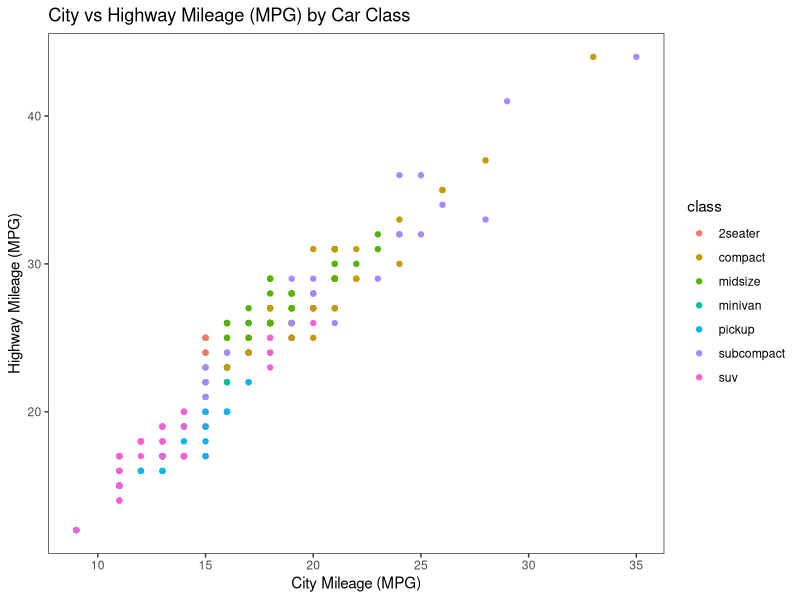
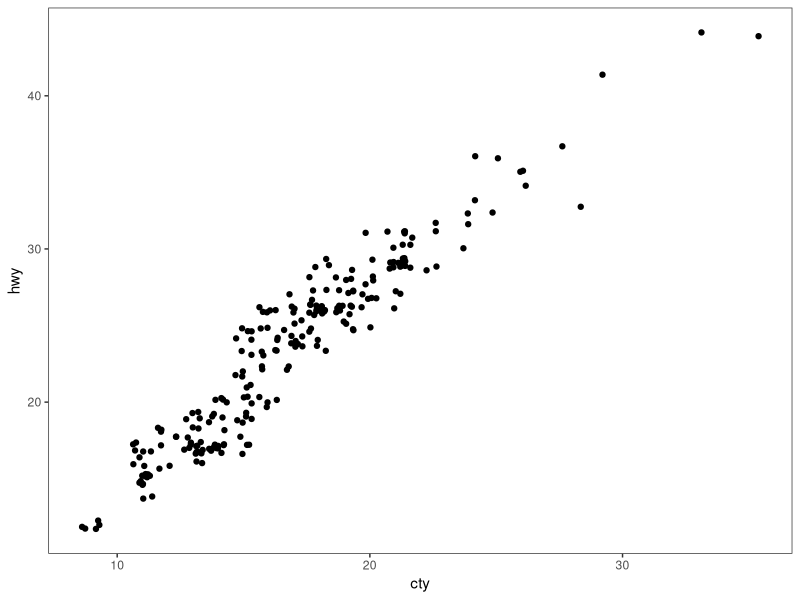
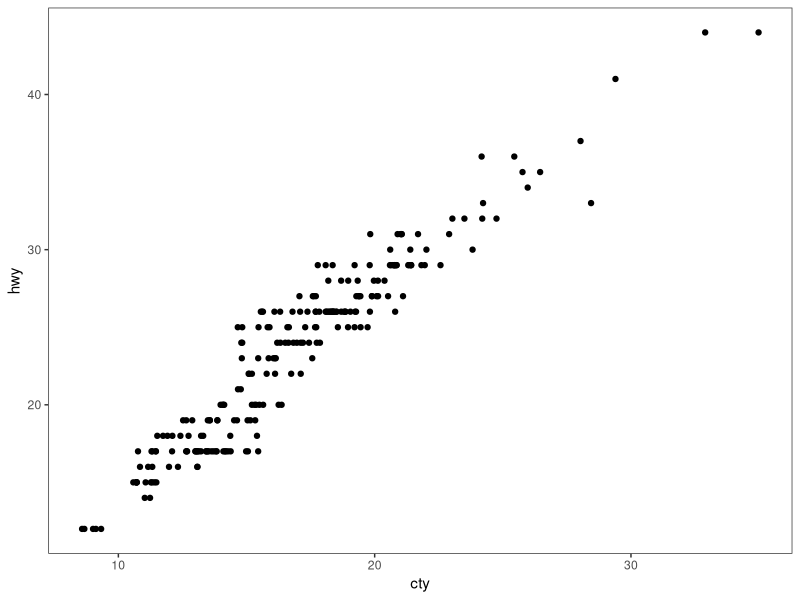
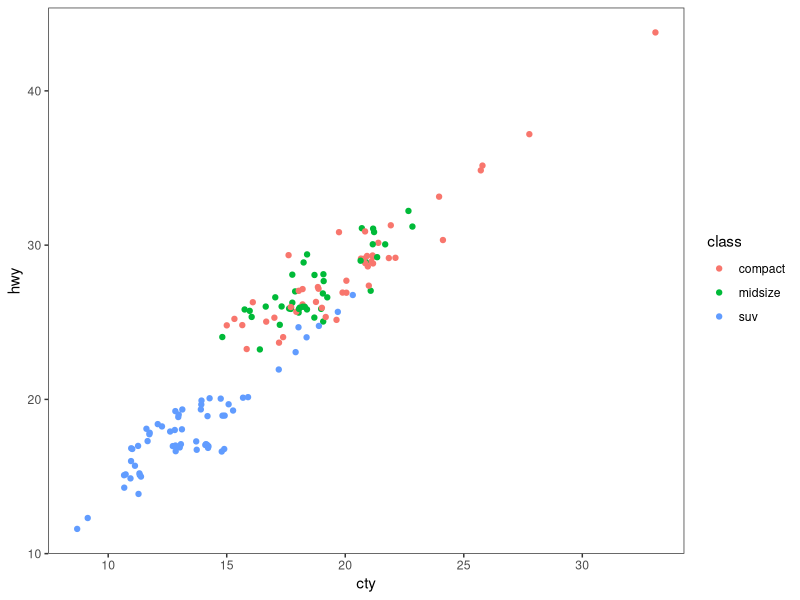
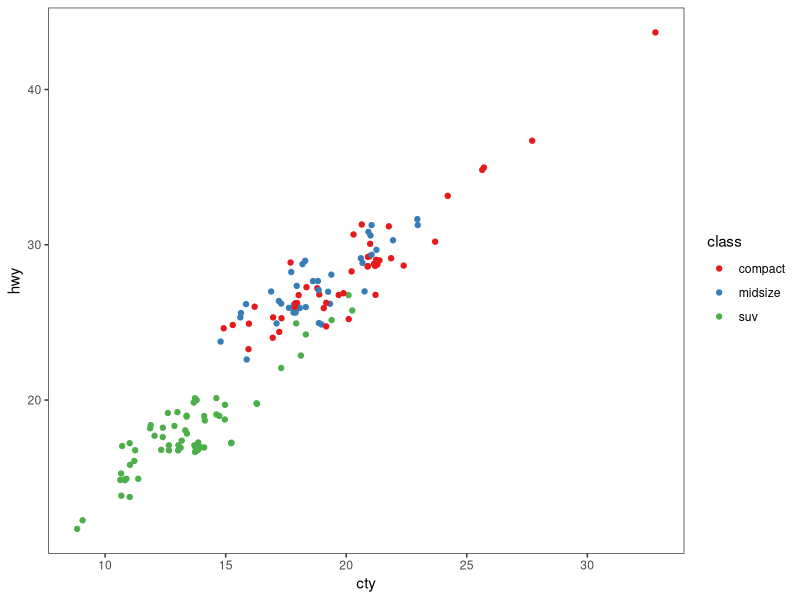
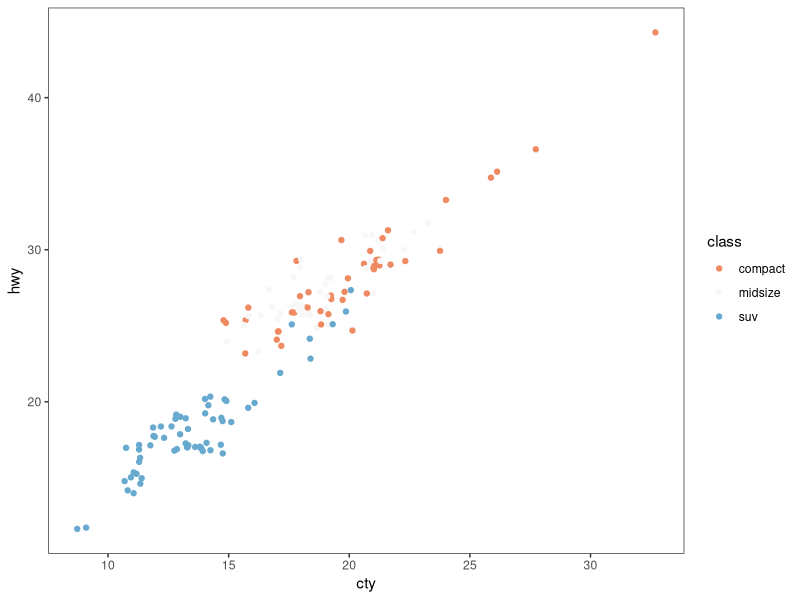
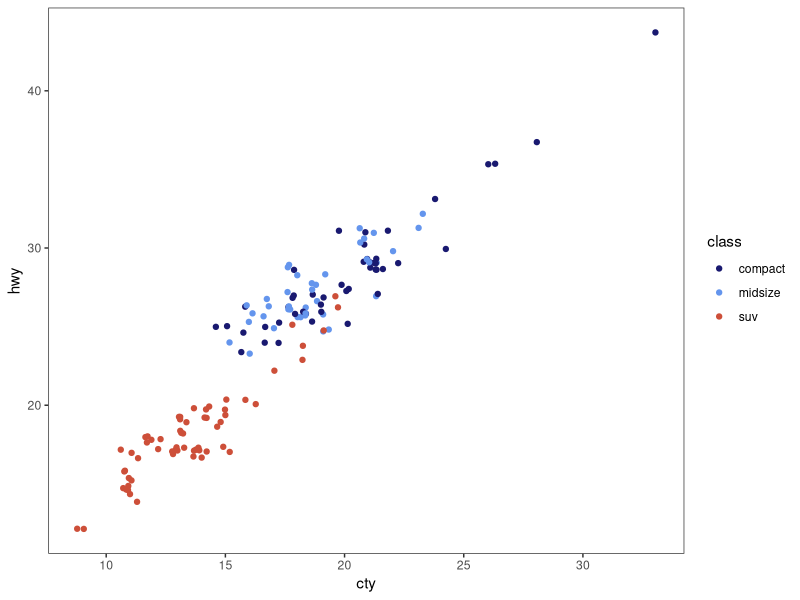
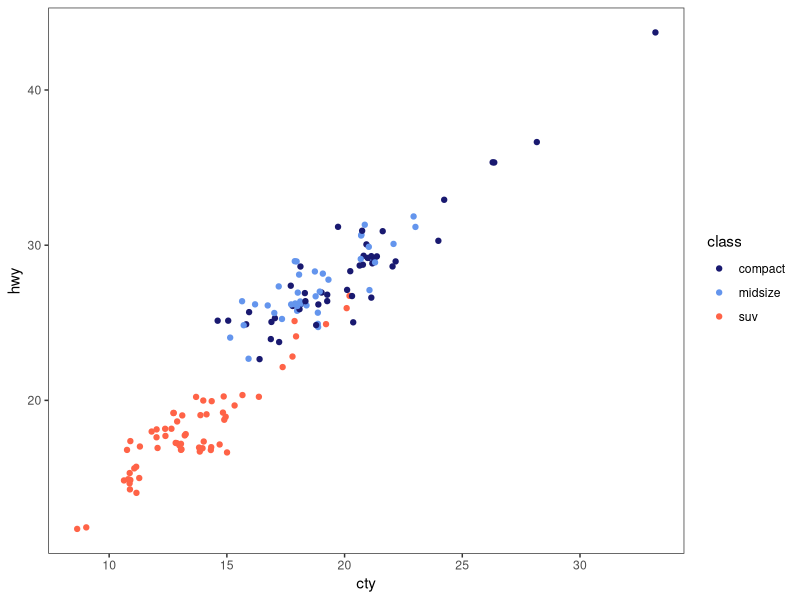

These figures' R source, in order: (Note: this script raises an error after producing the figures.)
# ---------------------------------------------------------- #
#### MODULE 3: Plot even more data!                       ####               
# ---------------------------------------------------------- #

## OBJECTIVE:
# 1. To develop a "grammar of graphics".
# 2. To become comfortable using ggplot2 for exploratory data visualization.


# ---------------------------------------------------------- #
#### SET UP:                                              ####
# ---------------------------------------------------------- #
# REMINDER: In RStudio, open the Rproject for our course (UNCG_DataWrangling), 
# pull any changes from GitHub, and navigate to the branch you created for 
# yourself (just a single branch for the whole semester) in RStudio's Git tab.
# Open this week's assignment in this new branch to complete and submit on GitHub.
# Ideally, you'll commit your answers a bit at a time as you work through
# this assignment, rather than committing all at once at the end.

# Reminder of some helpful resources for graphing in R:
# ggplot Cookbook: http://www.cookbook-r.com/Graphs/
# Official ggplot2 Book: https://ggplot2-book.org/
# Themes in ggplot2: https://ggplot2-book.org/polishing.html#themes

# In ggplot2, aesthetic means “something you can see”. Each aesthetic is a
# mapping between a visual cue and a variable.
# Examples include:
# position (i.e., on the x and y axes)
# color (“outside” color)
# fill (“inside” color)
# shape (of points)
# line type
# size

# Each type of geometric object (geom) accepts only a subset of all aesthetics.
# Refer to the geom help pages to see what mappings each geom accepts. Aesthetic
# mappings are set with the aes() function.

# TASK: We will be using the ggplot2 package for graphing. Fortunately, ggplot2 
# is nested within the tidyverse package (along with many others).
# Start by writing code to load the tidyverse library.
# HINT: see the end of assignment #1 if you forgot how to load a package.


library(tidyverse)

# TASK: Write code below to set your theme to black and white and both your major
# AND minor gridlines to element_blank for all plots you'll be making today.
# HINT: Check back to last week's assignment section 1.9 for setting themes for
# all plots.

theme_set(theme_bw() + theme(panel.grid.major = element_blank(),
                             panel.grid.minor = element_blank()))

# ---------------------------------------------------------- #
#### 1.0 CORRELATION                                      ####
# ---------------------------------------------------------- #

# We learned how to make correlations last week, but it never hurts to get
# more practice! Let's start by using a data set built into ggplot2.
# The mpg dataset looks at the gas efficiency of different cars. Run the following
# code to load the data:
data(mpg, package = "ggplot2")

# TASK: Create a scatterplot (i.e., a dot plot) to relate city and highway mileage.
# Color the points by the class of car (class column) and label the x and y axis 
# to be more informative (City Mileage (MPG) vs Highway Mileage (MPG)).
# HINT: Refer back to last week's assignment or the ggplot help resources if you 
# forget how to make a scatterplot.

ggplot(mpg, aes(x = cty, y = hwy, color = class)) + 
  geom_point() +
  labs(x = "City Mileage (MPG)", y = "Highway Mileage (MPG)", title = "City vs Highway Mileage (MPG) by Car Class")

# Looks alright, but the graph may be hiding some information...
# QUESTION: How many data points are in the mpg dataframe?
##ANSWER: There are 234 data points in the mog dataframe.

# QUESTION: Approximately how many dots are in the graph you just made? How does
# that compare to the number of observations in the dataframe?
##ANSWER: There are 78 dots in the graph, this is less than the 234 observations in the dataset. 

# Try another correlation-focused geom that addresses this problem by running
# the following code:
ggplot(data=mpg, aes(x=cty, y=hwy)) + 
  geom_jitter()


# QUESTION: What happened when you created the plot with geom_jitter?
##ANSWER: It changes to a similar scatterplot, but without graphing cars by class and color and with all of the datapoints included. 

# QUESTION: Run the code to create a plot using geom_jitter a second time. Then run it
# again and again. What happens each time? Why is this happening?
##ANSWER: Each time i run the code, the datapoints shift slightly. This is because geom_jitter shifts individual points slightly so that all individual points are visible even those that have the same value. 

# TASK: The default in geom_jitter is to jitter (or slightly move) the points away
# from each other in both the x and y directions. Check the help file for geom_jitter
# and write code below to make a graph where you jitter points in only the x-dimension
# by 0.5.

ggplot(data=mpg, aes(x=cty, y=hwy)) + 
  geom_jitter(width = 0.5, height = 0)


# ---------------------------------------------------------- #
#### 1.1 DETOUR! COLORS, COLORS, COLORS                   ####
# ---------------------------------------------------------- #

# Our world is so colorful, and our graphs can be too! But we want to be mindful
# of our color choices to not only be beautiful, but also informative and accessible.

# TASK: Create a new dataframe that filters our mpg data down to only information
# for car classes compact, midsize, and suv using an %in% statement. Name your 
# new dataframe mpgSubset.
# HINT: Refer back to the Transform assignment if you want help with %in% (or 
# try googling!)

mpgSubset <- mpg %>% filter(class %in% c("compact", "midsize", "suv"))

# ggplot has lots of nice (and some not so nice) built-in color palettes that we 
# can use to fill our bars with color. Try running the following code:
ggplot(data=mpgSubset, aes(x=cty, y=hwy, color=class)) +
  geom_jitter()

# The code above supplies us with ggplot's default color palette, which I find not
# so pleasing. Let's try to change this!

# We can add a statement specifying the scale of colors we would prefer. One way
# to do this is to use other pre-set palettes from ggplot. Run the code below to 
# ask ggplot to use the color brewer's palette called Set 1.
ggplot(data=mpgSubset, aes(x=cty, y=hwy, color=class)) +
  geom_jitter() +
  scale_color_brewer(palette="Set1")

# Alternatively, we could use the "RdBu" palette:
ggplot(data=mpgSubset, aes(x=cty, y=hwy, color=class)) +
  geom_jitter() +
  scale_color_brewer(palette="RdBu")

# QUESTION: Investigate the color brewer's range of palettes at this website: 
# https://r-graph-gallery.com/38-rcolorbrewers-palettes.html
# What do you notice about the colors chosen from each of the palettes that we
# used above? (i.e., does it use the first three colors in the palette? The last
# three? Some other combination?)
##ANSWER: For the "Set1" color palette, it uses the first 3 colors. For the "RdBu" color palette, it uses a combination of colors in the "middle" of the palette, one on the red side (light orange), one white, and one on the blue side (light blue).

# We could also pick out EXACTLY which colors we want for our figure. 
# There are 4 main ways to specify colors in R:
### by name
### by number
### by Hex code
### with the rgb() function

# By Name: R allows you to call more than 600 colors by name! Run the following
# code to see a list:
colors()

# We can put in the colors we chose for each variable by adding the 
# scale_color_manual() function to our plot. Try it out by running the following
# code:
ggplot(data=mpgSubset, aes(x=cty, y=hwy, color=class)) +
  geom_jitter() +
  scale_color_manual(values=c('midnightblue', 'cornflowerblue', 'tomato3'))


# You can also chose colors by number, which are assigned in R.

# TASK: Copy and paste the code to make our scatterplot and replace the color names
# with three numbers of your choice (between 1 and 657). How does your new figure look?
# HINT: remember to remove the quotation marks when calling numbers.


# QUESTION: How do you think you could figure out which color name belongs to
# each color number?
# HINT: Try creating a dataframe from color() by passing it into the
# as.data.frame() function.


# You can also chose colors by Hex code. A Hex color code is a 6-symbol code made
# of up to three 2-symbol elements (6 symbols in length all together). Each of 
# the 2-symbol elements represents a color value in the Red-Green-Blue (RGB) color
# scale from 0 to 255. Hex codes are written with a # in front of them. Let's try
# out calling our colors using hex code.
ggplot(data=mpgSubset, aes(x=cty, y=hwy, color=class)) +
  geom_jitter() +
  scale_color_manual(values=c('#191970', '#6495ED', '#FF6347'))

# There are two great things about hex codes. First, you can call ANY color you 
# want with a hex code. That is, you're not limited to the 657 colors that are
# in ggplot. By specifying the color by hex code, you can pick literally anything!

# TASK: Google the search term "color picker". This should bring up google's color
# picker (in addition to a billion other color picking websites). Use this color
# picker to generate the hex codes for three new colors of your choice. Then copy
# and paste the above code, replacing the hex codes with your color choices.
ggplot(data=mpgSubset, aes(x=cty, y=hwy, color=class)) +
  geom_jitter() +
  scale_color_manual(values=c('#f274ab', '#c4a2f5', '#a2c0f5'))

# The second great thing about hex codes is that you can control the transparency
# of your colors. Transparency is set in a hex code by adding two extra symbols
# to the end, which together make up the "alpha" element. Adding 00 to the end 
# of your hex code will make your color completely transparent, while adding FF 
# to the end will make it completely opaque. Any number/letters in-between will 
# result in partial transparency. You can find a complete list of transparencies
# between 0-100% here: https://gist.github.com/lopspower/03fb1cc0ac9f32ef38f4

# TASK: Try out transparency by copying and pasting your graph code below and
# adding the alpha element to the end of each of your hex codes to make your
# first color 0% transparent, your second color 50% transparent, and your third
# color 100% transparent.

ggplot(data=mpgSubset, aes(x=cty, y=hwy, color=class)) +
  geom_jitter() +
  scale_color_manual(values=c('#f274abFF', '#c4a2f580', '#a2c0f500'))

# QUESTION: What happened to the point that you set to 100% transparent?
##ANSWER: The points are not visible on the graph. 

# Finally, we can set our colors using the rgb() function. This operates very
# similarly to the hex code, where you can pick exactly the color and transparency
# you want. Try it out by running the following code:
ggplot(data=mpgSubset, aes(x=cty, y=hwy, color=class)) +
  geom_jitter() +
  scale_color_manual(values=c(rgb(.10, .10, .44, 1), rgb(.39, .58, .93, 1), rgb(1.0, .39, .28, 1)))

# TASK: Modify the above code to make all of your points 50% transparent.

ggplot(data=mpgSubset, aes(x=cty, y=hwy, color=class)) +
  geom_jitter() +
  scale_color_manual(values=c(rgb(.10, .10, .44, 0.5), rgb(.39, .58, .93, 0.5), rgb(1.0, .39, .28, 0.5)))

# There are so many inventive and artistic people in the world who have expanded
# the offerings for colors in ggplot. Check out some notable ones listed below
# when choosing colors for this assignment.
### Color-blind friendly palettes: https://github.com/JLSteenwyk/ggpubfigs
### Color palettes from vintage National Parks posters: https://github.com/katiejolly/nationalparkcolors
### Color palettes based on Wes Anderson movies: https://github.com/karthik/wesanderson
### Color palettes from famous Dutch paintings: https://github.com/EdwinTh/dutchmasters


# ---------------------------------------------------------- #
#### 1.2 DETOUR! LEGENDS                                  ####
# ---------------------------------------------------------- #

# When you specify colors in your ggplot code, R throws in a bonus legend for free!
# However, this legend is often not as clear or visually appealing as we might 
# prefer. But as with all geometric objects in ggplot, legends can be easily altered.

# Run the following code to create a scatter plot. Feel free to modify the colors
# as you prefer!
ggplot(data=mpgSubset, aes(x=cty, y=hwy, color=class)) +
  geom_jitter()

# QUESTION: Where did ggplot get the legend title and values from?


# We could change the title and values in our legend by altering the dataframe
# we are passing into ggplot. But that seems a bit drastic. Instead, we can 
# lean on the same code that specifies our color picks to alter the legend text.
# Try it out by running the following code:
ggplot(data=mpgSubset, aes(x=cty, y=hwy, color=class)) + 
  geom_jitter() + 
  scale_color_manual(values=c('#FCBA03', '#380754', '#496916'),
                     name='Class of Car', 
                     breaks=c('suv', 'midsize', 'compact'), 
                     labels=c('SUV', 'Midsize', 'Compact'))


# TASK: Label each line of the code above with what it is doing.
# HINT: Check the scale_color_manual help file or ggplot Cookbook for more info.


# IMPORTANT: It is important to pay attention to the order you provide ggplot with 
# your color choices and legend labels! Try running the following code:
ggplot(data=mpgSubset, aes(x=cty, y=hwy, color=class)) + 
  geom_jitter() + 
  scale_color_manual(values=c('#FCBA03', '#380754', '#496916'), 
                     name='Class of Car', 
                     breaks=c('suv', 'midsize', 'compact'), 
                     labels=c('Compact', 'SUV', 'Midsize')) 


# QUESTION: What is wrong with the code above? Why is it so important to be
# careful with the order you pass information into ggplot?


# While changing the legend text and factor order takes place in the scale_color_manual
# step, moving the legend around on the graph page is part of the graph theme. We
# can try this out using the code below:
ggplot(data=mpgSubset, aes(x=cty, y=hwy, color=class)) + 
  geom_jitter() + 
  theme(legend.position='top')


# TASK: Modify the code above to have the legend display along the bottom of
# the figure.


# We can also have the legend located within the area of the graph itself! We can 
# do this by specifying the coordinates for where the legend should go within the
# graph axes. First we set the legend position and then we set the anchoring 
# position by justifying the legend.
### bottom left: 0,0
### bottom right: 1,0
### top left: 0,1
### top right: 1,1

# Try it out by running the following code:
ggplot(data=mpgSubset, aes(x=cty, y=hwy, color=class)) + 
  geom_jitter() + 
  theme(legend.position=c(1,0), legend.justification=c(1,0))

# QUESTION: What happens if you don't include the code for legend justification
# above?


# TASK: Copy and paste the code from above. Modify it to place the legend in the
# upper left part of the graph.


# Finally, we might want to remove the legend altogether! We would do so by
# modifying the theme as well. 

# TASK: Check the ggplot cookbook to find the legends section. Read what it says 
# about removing the legend. Then copy and paste the graph code from above. Modify
# the code to remove the legend.


# ---------------------------------------------------------- #
#### 2.0 DEVIATION                                        ####
# ---------------------------------------------------------- #

# Used to compare variation in values between small number of items (or categories) 
# with respect to a fixed reference.

# Whether the graphical type is a deviation graph or a composition graph (or a 
# ranking graph) may depend on the underlying data structure.

# We used geom_bar() last week with factor data to create a bar graph. But
# geom_bar() is a bit tricky because it can make EITHER a bar graph or a histogram
# depending on the data you give it. The default of geom_bar() is to set stat to 
# count so if you give it just a continuous x value, it will make a histogram. Try
# it with the following code:
ggplot(data=mpg, aes(x=hwy)) + 
  geom_bar()

# In order to have the geom create bars and not a histogram, you must:
# 1) Set stat = identity
# 2) Provide both an x and a y inside the aes(), where x is either a character 
# or factor and y is numeric.

# TASK: Create a dataframe of summary statistics for the mpg data, calculating the
# mean, standard deviation, and standard error for highway mpg grouping by class.
# Name the resulting dataframe highwayMPG and your new variables hwy_mean, hwy_sd,
# and hwy_se.
# HINT: Look back at the Transform assignment if you forget how to summarize the
# data. Also recall, standard error = 1.96*standard deviation.


# TASK: Create a bar graph showing the average highway MPG on the y-axis and 
# car class on the x-axis. Fill the bars by class. Add in error bar caps that are 20%
# the width pf the bars.
# HINT: Don't forget to change stat from the default in your geom_bar() statement!


# ---------------------------------------------------------- #
#### 2.1 DETOUR! COLORS AND LEGENDS, AGAIN                ####
# ---------------------------------------------------------- #

# Recall that some geometric elements require fills instead of (or sometimes in
# addition to) colors.

# TASK: Create a bar graph with the mpg summary stats with the following parameters:
# (1) Black bar outline
# (2) Bars filled with the color brewer palette "Dark2" using the scale_fill_manual
#     statement
# (3) No legend
# (4) Informative x- and y-axis labels. 

# HINT: Carefully consider whether your color and/or fill should go within an aes() 
# statement, the scale_fill_manual or scale_color_manual statements, or neither.
# If in doubt, try a bunch of ways until it looks how we want it. And consult 
# your helpful ggplot resources on the web.


# ---------------------------------------------------------- #
#### 2.2 DETOUR! AXIS MODIFICATIONS                       ####
# ---------------------------------------------------------- #

# Run the following code, feeling free to modify colors as you prefer:
ggplot(data=highwayMPG, aes(x=class, y=hwy_mean, fill=class)) +
  geom_bar(stat='identity') 

# QUESTION: Where is ggplot getting the x-axis tick labels from?


# Often our tick labels are not the best. We can modify them to be more informative
# or visually appealing by directly modifying the dataframe, but again this feels
# a bit extreme. Instead, we can directly modify the scale of the axis. For axes
# that deal with categories, we are setting the discrete scale. Try it out by
# running the following code:
ggplot(data=highwayMPG, aes(x=class, y=hwy_mean, fill=class)) +
  geom_bar(stat='identity') +
  scale_x_discrete(labels=c('sport', 'compact', 'midsize', 'minivan', 'pickup', 'subcompact', 'SUV'))

# We can also change the scale of the continuous axes, including how large they are
# and where the tick marks fall as follows:
ggplot(data=highwayMPG, aes(x=class, y=hwy_mean, fill=class)) +
  geom_bar(stat='identity') +
  scale_y_continuous(breaks=seq(0, 50, 10)) +
  coord_cartesian(ylim=c(0,50))

# QUESTION: Try running the code above without the coord_cartesian() statement. 
# What is surprising about the resulting graph? Based on this result, what do you
# think the coord_cartesian() statement does?


# We can also add a statement into the scale discrete or continuous statements
# to name our axes, rather than putting in a whole separate step of xlab() or ylab().
# Try it out with the following code:
ggplot(data=highwayMPG, aes(x=class, y=hwy_mean, fill=class)) +
  geom_bar(stat='identity') +
  scale_x_discrete(name='Class of Car') +
  scale_y_continuous(name='Mean Highway MPG')


# Finally, we can flip our axes easily in ggplot as follows:
ggplot(data=highwayMPG, aes(x=class, y=hwy_mean, fill=class)) +
  geom_bar(stat='identity') +
  coord_flip()


# TASK: Let's put it all together. Make a graph of the mpg summary stats with the
# following specifications:
# (1) color by class of car using a color scheme of your choice (not the default)
# (2) plot the class of car on the x-axis and the highway MPG on the y axis
# (3) include better names for the x- and y-axis titles
# (4) include better names for the car classes
# (5) set the scale of the highway mpg to run from 0 to 30 with breaks every 5 
# (6) flip your axes
# (7) remove the legend


# ---------------------------------------------------------- #
#### 3.0 RANKING                                          ####
# ---------------------------------------------------------- #
# Used to compare the position or performance of multiple items with respect to 
# each other. Actual values matters somewhat less than the ranking.

# TASK: Create a dataframe of summary statistics for the mpg data, calculating the
# mean, standard deviation, and standard error for CITY mpg grouping by class.
# Name the resulting dataframe cityMPG and your new variables city_mean, city_sd,
# and city_se.
# HINT: Look back at the Transform assignment if you forget how to summarize the
# data. Also, standard error = 1.96*standard deviation.


# Now we want to plot our data in order from smallest to largest city MPG to get
# a ranking. To do so, we need to use the reorder() function to rearrange the data
# going into our x-axis.
ggplot(cityMPG, aes(x=reorder(class, city_mean), y=city_mean)) + 
  geom_bar(stat="identity")

# TASK: Recreate the above ranking figure to include the following:
# (1) class of car on the x-axis with informative axis and tick labels
# (2) MPG ordered from highest to lowest (hint: try google if you're unsure)
# (3) bars with dary grey outlines and filled by class with your favorite color scheme
# (4) error bars with end caps 30% the width of the bars
# (5) y-axis from 0 to 30 with tick marks every 5
# (6) no legend.


# ---------------------------------------------------------- #
#### 4.0 DISTRIBUTION                                     ####
# ---------------------------------------------------------- #
# When you have lots and lots of data points and want to study where and how the
# data points are distributed.

# Histograms can be accomplished with either geom_bar() or geom_histogram()
ggplot(mpg, aes(hwy)) + 
  geom_histogram()

# TASK: Recreate the graph above, but using geom_bar() instead


# TASK: Try making a histogram with the categorical variable 'manufacturer'.
# What error message do you get?


# QUESTION: What happens when you follow the advice of the error message and 
# make stat='count'?
ggplot(mpg, aes(manufacturer)) + 
  geom_histogram(stat="count")


# TASK: Make a boxplot comparing the distribution of cty (city mileage) for
# each class of car.
# HINT: Look back to last week if you forget how to make a boxplot.


# We can also make a different type of distribution, a violin plot using the 
# geom_violin statement as follows:
ggplot(mpg, aes(x=class, y=cty)) + 
  geom_violin()

# QUESTION: What does a violin plot show? Check google if you're unsure.


# ---------------------------------------------------------- #
#### 5.0 COMPOSITION                                      ####
# ---------------------------------------------------------- #
# Bar charts and pie charts are classic ways of showing composition of a dataset.

# TASK: Let's get some data for this task by determining the number of cars from 
# each car manufacturer in our mpg dataframe. We can do this as follows:
manufacturerFreq <- mpg %>% 
  group_by(manufacturer) %>% 
  summarize(frequency=length(manufacturer)) %>% 
  ungroup()

# TASK: Make a bar graph of the number of cars (frequency) by manufacturer using
# the dataframe we created above.


# We can switch the bar chart you created above into a pie chart simply by changing
# the coordinate system through a series of steps as follows:

ggplot(manufacturerFreq, aes(x=manufacturer, y=frequency)) +
  geom_bar(stat="identity") +
  coord_polar()

ggplot(manufacturerFreq, aes(x=manufacturer, y=frequency, fill=manufacturer)) +
  geom_bar(stat="identity") +
  coord_polar()

ggplot(manufacturerFreq, aes(x="", y=frequency, fill=manufacturer)) +
  geom_bar(stat="identity", width=1) +
  coord_polar()

ggplot(manufacturerFreq, aes(x="", y=frequency, fill=manufacturer)) +
  geom_bar(stat="identity", width=1) +
  coord_polar(theta="y")

ggplot(manufacturerFreq, aes(x="", y=frequency, fill=manufacturer)) +
  geom_bar(stat="identity", width=1) +
  coord_polar(theta="y", start=0) +
  theme_void() +
  theme(legend.title = element_text(size = 12.5), 
        legend.text  = element_text(size = 8.5),
        legend.key.size = unit(.75, "lines"))

# TASK: Annotate the code below to describe what each line does:
ggplot(manufacturerFreq, aes(x="", y=frequency, fill=manufacturer)) +
  geom_bar(stat="identity", width=1) +
  coord_polar(theta="y", start=0) +
  theme_void() +
  theme(legend.title = element_text(size = 12.5), 
        legend.text  = element_text(size = 8.5),
        legend.key.size = unit(.75, "lines"))


# ---------------------------------------------------------- #
#### 6.0 CHANGE                                           ####
# ---------------------------------------------------------- #

# Time series are often best visualized with line graphs. Let's try this out
# with some new data:
data("economics")

# TASK: Use the economics dataset to plot the number of people who are unemployed
# over time (unemploy vs date). Make a scatterplot, then connect the points with 
# lines using geom_line().
# HINT: use ?economics to get more information about this dataset.




# ---------------------------------------------------------- #
#### GROUPS AND MAPS                                      ####
# ---------------------------------------------------------- #

# Let's save these for group project options, this assignment is really long!









# REMEMBER: Save and push your script when you're done with this assignment!
